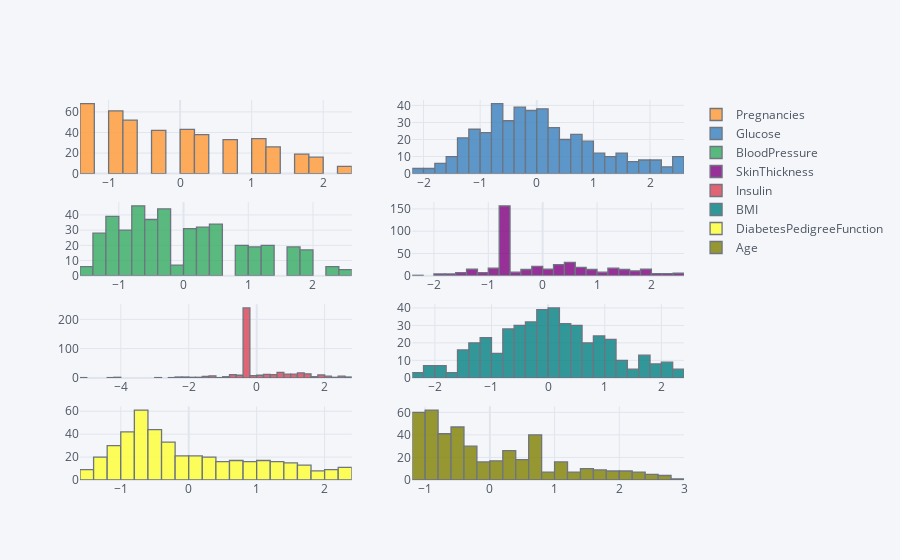

Notebook source saved alongside this figure:
### Markdown cell above
## 7.2 Visualize the distribution of 'Scaled' features

### Code cell
# Visualizing the scaled features

pd.DataFrame(X_scaled, columns = X.columns).iplot(kind='hist', subplots=True)

### Figure 1 — Plotly figure (JSON) as saved in the notebook; plotly's stock layout.template omitted (floating-point values rounded to 4 significant figures; data arrays with more than 128 entries replaced by an {"elided": "..."} marker saying what was removed)
{"data": [{"histfunc": "count", "histnorm": "", "marker": {"color": "rgba(255, 153, 51, 1.0)", "line": {"color": "#4D5663", "width": 1.3}}, "name": "Pregnancies", "opacity": 0.8, "orientation": "v", "type": "histogram", "x": {"elided": "439 float values"}, "xaxis": "x", "yaxis": "y"}, {"histfunc": "count", "histnorm": "", "marker": {"color": "rgba(55, 128, 191, 1.0)", "line": {"color": "#4D5663", "width": 1.3}}, "name": "Glucose", "opacity": 0.8, "orientation": "v", "type": "histogram", "x": {"elided": "439 float values"}, "xaxis": "x2", "yaxis": "y2"}, {"histfunc": "count", "histnorm": "", "marker": {"color": "rgba(50, 171, 96, 1.0)", "line": {"color": "#4D5663", "width": 1.3}}, "name": "BloodPressure", "opacity": 0.8, "orientation": "v", "type": "histogram", "x": {"elided": "439 float values"}, "xaxis": "x3", "yaxis": "y3"}, {"histfunc": "count", "histnorm": "", "marker": {"color": "rgba(128, 0, 128, 1.0)", "line": {"color": "#4D5663", "width": 1.3}}, "name": "SkinThickness", "opacity": 0.8, "orientation": "v", "type": "histogram", "x": {"elided": "439 float values"}, "xaxis": "x4", "yaxis": "y4"}, {"histfunc": "count", "histnorm": "", "marker": {"color": "rgba(219, 64, 82, 1.0)", "line": {"color": "#4D5663", "width": 1.3}}, "name": "Insulin", "opacity": 0.8, "orientation": "v", "type": "histogram", "x": {"elided": "439 float values"}, "xaxis": "x5", "yaxis": "y5"}, {"histfunc": "count", "histnorm": "", "marker": {"color": "rgba(0, 128, 128, 1.0)", "line": {"color": "#4D5663", "width": 1.3}}, "name": "BMI", "opacity": 0.8, "orientation": "v", "type": "histogram", "x": {"elided": "439 float values"}, "xaxis": "x6", "yaxis": "y6"}, {"histfunc": "count", "histnorm": "", "marker": {"color": "rgba(255, 255, 51, 1.0)", "line": {"color": "#4D5663", "width": 1.3}}, "name": "DiabetesPedigreeFunction", "opacity": 0.8, "orientation": "v", "type": "histogram", "x": {"elided": "439 float values"}, "xaxis": "x7", "yaxis": "y7"}, {"histfunc": "count", "histnorm": "", "marker": {"color": "rgba(128, 128, 0, 1.0)", "line": {"color": "#4D5663", "width": 1.3}}, "name": "Age", "opacity": 0.8, "orientation": "v", "type": "histogram", "x": {"elided": "439 float values"}, "xaxis": "x8", "yaxis": "y8"}], "layout": {"barmode": "overlay", "legend": {"bgcolor": "#F5F6F9", "font": {"color": "#4D5663"}}, "paper_bgcolor": "#F5F6F9", "plot_bgcolor": "#F5F6F9", "title": {"font": {"color": "#4D5663"}}, "xaxis": {"anchor": "y", "domain": [0, 0.45], "gridcolor": "#E1E5ED", "showgrid": true, "tickfont": {"color": "#4D5663"}, "title": {"font": {"color": "#4D5663"}, "text": ""}, "zerolinecolor": "#E1E5ED"}, "xaxis2": {"anchor": "y2", "domain": [0.55, 1], "gridcolor": "#E1E5ED", "showgrid": true, "tickfont": {"color": "#4D5663"}, "title": {"font": {"color": "#4D5663"}, "text": ""}, "zerolinecolor": "#E1E5ED"}, "xaxis3": {"anchor": "y3", "domain": [0, 0.45], "gridcolor": "#E1E5ED", "showgrid": true, "tickfont": {"color": "#4D5663"}, "title": {"font": {"color": "#4D5663"}, "text": ""}, "zerolinecolor": "#E1E5ED"}, "xaxis4": {"anchor": "y4", "domain": [0.55, 1], "gridcolor": "#E1E5ED", "showgrid": true, "tickfont": {"color": "#4D5663"}, "title": {"font": {"color": "#4D5663"}, "text": ""}, "zerolinecolor": "#E1E5ED"}, "xaxis5": {"anchor": "y5", "domain": [0, 0.45], "gridcolor": "#E1E5ED", "showgrid": true, "tickfont": {"color": "#4D5663"}, "title": {"font": {"color": "#4D5663"}, "text": ""}, "zerolinecolor": "#E1E5ED"}, "xaxis6": {"anchor": "y6", "domain": [0.55, 1], "gridcolor": "#E1E5ED", "showgrid": true, "tickfont": {"color": "#4D5663"}, "title": {"font": {"color": "#4D5663"}, "text": ""}, "zerolinecolor": "#E1E5ED"}, "xaxis7": {"anchor": "y7", "domain": [0, 0.45], "gridcolor": "#E1E5ED", "showgrid": true, "tickfont": {"color": "#4D5663"}, "title": {"font": {"color": "#4D5663"}, "text": ""}, "zerolinecolor": "#E1E5ED"}, "xaxis8": {"anchor": "y8", "domain": [0.55, 1], "gridcolor": "#E1E5ED", "showgrid": true, "tickfont": {"color": "#4D5663"}, "title": {"font": {"color": "#4D5663"}, "text": ""}, "zerolinecolor": "#E1E5ED"}, "yaxis": {"anchor": "x", "domain": [0.8063, 1], "gridcolor": "#E1E5ED", "showgrid": true, "tickfont": {"color": "#4D5663"}, "title": {"font": {"color": "#4D5663"}, "text": ""}, "zerolinecolor": "#E1E5ED"}, "yaxis2": {"anchor": "x2", "domain": [0.8063, 1], "gridcolor": "#E1E5ED", "showgrid": true, "tickfont": {"color": "#4D5663"}, "title": {"font": {"color": "#4D5663"}, "text": ""}, "zerolinecolor": "#E1E5ED"}, "yaxis3": {"anchor": "x3", "domain": [0.5375, 0.7312], "gridcolor": "#E1E5ED", "showgrid": true, "tickfont": {"color": "#4D5663"}, "title": {"font": {"color": "#4D5663"}, "text": ""}, "zerolinecolor": "#E1E5ED"}, "yaxis4": {"anchor": "x4", "domain": [0.5375, 0.7312], "gridcolor": "#E1E5ED", "showgrid": true, "tickfont": {"color": "#4D5663"}, "title": {"font": {"color": "#4D5663"}, "text": ""}, "zerolinecolor": "#E1E5ED"}, "yaxis5": {"anchor": "x5", "domain": [0.2687, 0.4625], "gridcolor": "#E1E5ED", "showgrid": true, "tickfont": {"color": "#4D5663"}, "title": {"font": {"color": "#4D5663"}, "text": ""}, "zerolinecolor": "#E1E5ED"}, "yaxis6": {"anchor": "x6", "domain": [0.2687, 0.4625], "gridcolor": "#E1E5ED", "showgrid": true, "tickfont": {"color": "#4D5663"}, "title": {"font": {"color": "#4D5663"}, "text": ""}, "zerolinecolor": "#E1E5ED"}, "yaxis7": {"anchor": "x7", "domain": [0, 0.1938], "gridcolor": "#E1E5ED", "showgrid": true, "tickfont": {"color": "#4D5663"}, "title": {"font": {"color": "#4D5663"}, "text": ""}, "zerolinecolor": "#E1E5ED"}, "yaxis8": {"anchor": "x8", "domain": [0, 0.1938], "gridcolor": "#E1E5ED", "showgrid": true, "tickfont": {"color": "#4D5663"}, "title": {"font": {"color": "#4D5663"}, "text": ""}, "zerolinecolor": "#E1E5ED"}}}
